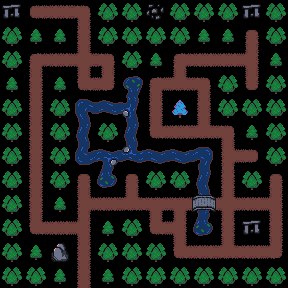

This is a level from a 2D game, rendered from its Tiled map with the project's own tilesets. A one-line summary and the complete map file follow:
An orthogonal 12x12 tile map with 24x24 px tiles, 1 tile layer (Tile Layer 1).

<map version="1.10" tiledversion="1.11.2" orientation="orthogonal" renderorder="right-down" width="12" height="12" tilewidth="24" tileheight="24" infinite="0" nextlayerid="2" nextobjectid="1">
 <tileset firstgid="1" source="low-fi.tsx" />
 <layer id="1" name="Tile Layer 1" width="12" height="12">
  <data encoding="csv">
29,3221225485,12,3221225481,2,2,28,2,2,2,29,2,
2,1,1,2684354572,2,2,2,2,1,1,1610612749,2,
2,2684354569,12,10,3221225481,2,1,2684354569,12,12,2684354571,1,
1,2684354572,1,9,1610612745,1610612758,2684354569,3221225483,3221225481,2,2684354573,2,
2,2684354572,2,2684354577,3221225492,2684354579,2684354572,3,2684354572,2,2,2,
2,2684354572,2,2684354580,2,2684354580,9,12,3221225483,3221225481,1,2,
2,2684354572,2,17,19,3221225491,20,20,3221225489,1610612747,13,2,
2,2684354572,2,1610612749,2684354582,1610612749,2,2,2684354580,2684354572,2,1610612749,
2,2684354572,1,1610612747,12,3221225483,11,11,2684354581,10,12,2684354571,
2,9,12,2684354571,1,2,9,2684354571,2684354582,2684354572,29,2684354572,
2,1,25,2684354572,2,2,2,9,12,3221225483,12,1610612745,
2,2,1,2684354572,1,2,2,2,2,2,2,2
</data>
 </layer>
</map>
